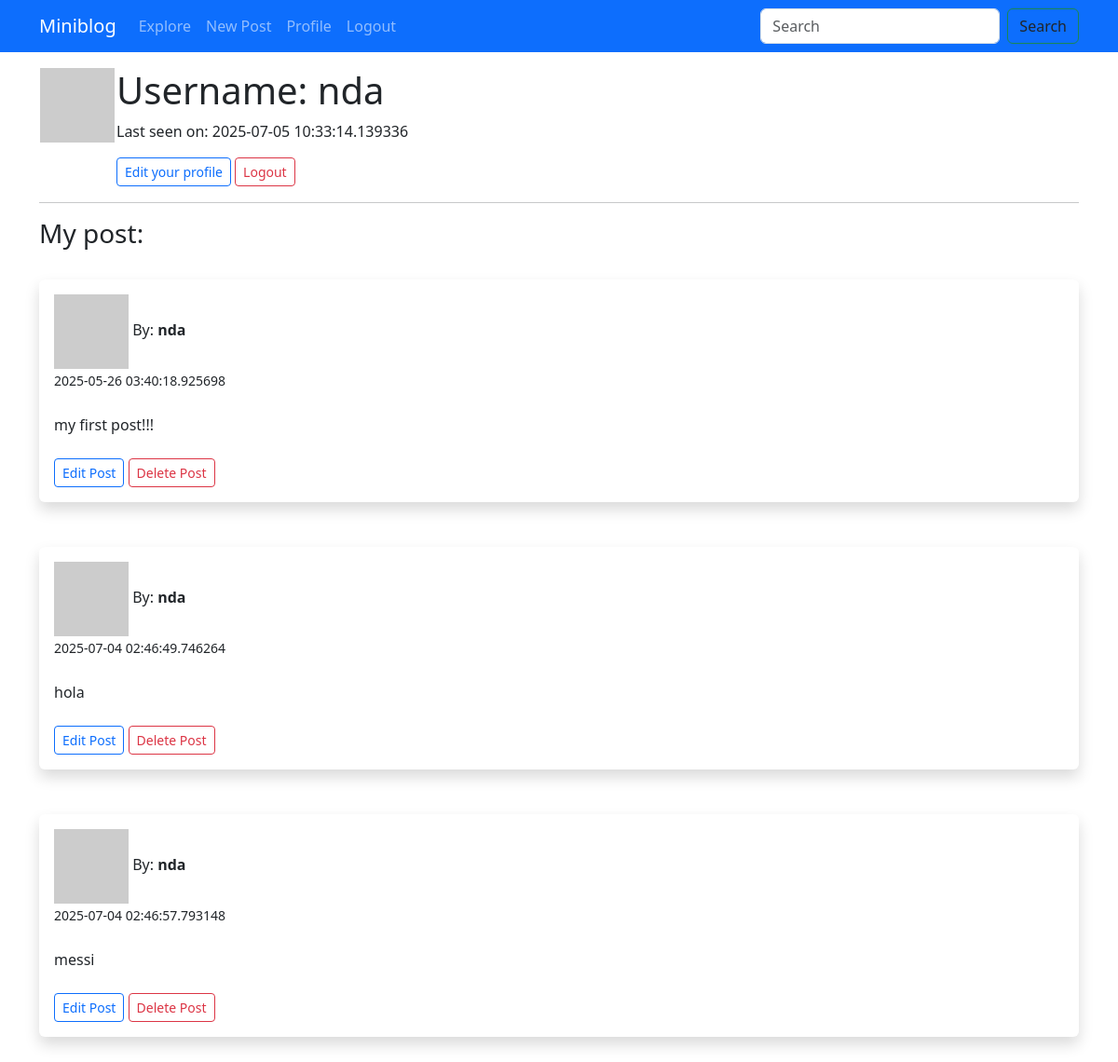
Screenshot of /user/nda (signed in) with the database file from the repository.
### app/models.py (models this page shows, shortened)
class User(UserMixin, db.Model):
    id: so.Mapped[int] = so.mapped_column(primary_key=True)
    username: so.Mapped[str] = so.mapped_column(sa.String(64), index=True,
                                                unique=True)
    email: so.Mapped[str] = so.mapped_column(sa.String(120), index=True,
                                             unique=True)
    password_hash: so.Mapped[Optional[str]] = so.mapped_column(sa.String(256))
    about_me: so.Mapped[Optional[str]] = so.mapped_column(sa.String(140))
    last_seen: so.Mapped[Optional[datetime]] = so.mapped_column(
        default=lambda: datetime.now(timezone.utc))
    posts: so.WriteOnlyMapped['Post'] = so.relationship(
        back_populates='author')
    is_approved: so.Mapped[bool] = so.mapped_column(default=False)
    role: so.Mapped[str] = so.mapped_column(sa.String(20), default='user')
    def avatar(self, size):
        digest = md5(self.email.lower().encode('utf-8')).hexdigest()
        return f'https://www.gravatar.com/avatar/{digest}?d=identicon&s={size}'
    def is_admin(self) ->bool:
        return self.role == 'admin'

class Post(db.Model):
    id: so.Mapped[int] = so.mapped_column(primary_key=True)
    body: so.Mapped[str] = so.mapped_column(sa.String(140))
    timestamp: so.Mapped[datetime] = so.mapped_column(
        index=True, default=lambda: datetime.now(timezone.utc))
    user_id: so.Mapped[int] = so.mapped_column(sa.ForeignKey(User.id),
                                               index=True)
    author: so.Mapped[User] = so.relationship(back_populates='posts')

### app/routes.py (the view)
@app.route('/user/<username>')
@login_required
def user(username):
    user = db.first_or_404(sa.select(User).where(User.username == username))
    posts = Post.query.filter(Post.user_id==current_user.id)
    return render_template('user.html', user=user, posts=posts)

### app/forms.py
class SearchForm(FlaskForm):
    searched = StringField('Searched', validators=[DataRequired()])
    submit = SubmitField('Submit')

### app/models.py (called while the page is built)
@login.user_loader
def load_user(id):
    return db.session.get(User, int(id))

### app/routes.py (called while the page is built)
@app.before_request
def before_request():
    if current_user.is_authenticated:
        current_user.last_seen = datetime.now(timezone.utc)
        db.session.commit()

@app.context_processor
def base():
    form = SearchForm()
    return dict(form=form)

### app/templates/user.html (shortened to what this page needs)
{% extends "base.html" %}
{% block content %}
    <table>
        <tr valign="top">
            <td><img src="{{ user.avatar(128) }}"></td>
            <td>
                <h1>Username: {{ user.username }}</h1>
                {% if user.last_seen %}<p>Last seen on: {{ user.last_seen }}</p>{% endif %}
                {% if user == current_user %}
                <a href="{{ url_for('edit_profile') }}" class="btn btn-outline-primary btn-sm">Edit your profile</a>
                <a href="{{ url_for('logout') }}" class="btn btn-outline-danger btn-sm">Logout</a>
                {% endif %}
            </td>
        </tr>
    </table>
    <hr>
    {% if current_user.id == user.id %}
        <h3>My post:</h3>
        <br/>
        {% for post in posts %}
            <div class="shadow p-3 mb-5 bg-body rounded">
                <img src="{{ post.author.avatar(50) }}"> By: <strong>{{ post.author.username}}</strong>
                <br/><small>{{ post.timestamp}}</small>
                <br/><br/>
                {{ post.body}}
                <br/><br/>
            <a href="{{ url_for('edit_post', id=post.id) }}" class="btn btn-outline-primary btn-sm">Edit Post</a>
            <a href="{{ url_for('delete_post', id=post.id) }}" class="btn btn-outline-danger btn-sm">Delete Post</a>
            </div>
        {% endfor %}
    {% endif %}
{% endblock %}

### rows the page displays
User: username "nda", last_seen "2025-07-05 10:33:14.139336"
Post: author.username "nda", timestamp "2025-05-26 03:40:18.925698", body "my first post!!!"
Post: author.username "nda", timestamp "2025-07-04 02:46:49.746264", body "hola"
Post: author.username "nda", timestamp "2025-07-04 02:46:57.793148", body "messi"
